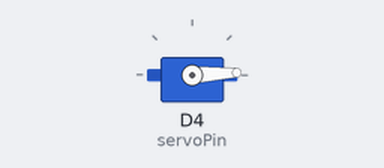
Recording of a sketch running on a simulated ESP8266 (NodeMCU). Shown: servo.

Above: at 0.05 s.
At 1.55 s:
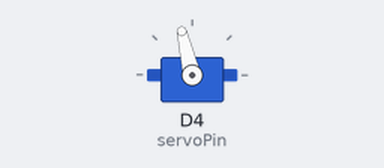
At 3.05 s:
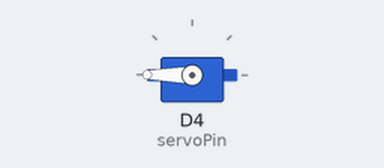
At 6.1 s:
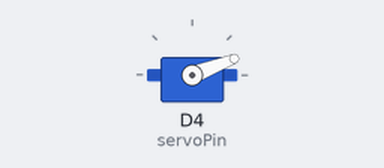
Timing chart, 0 to 9.7 s (numbered marks = the images above):
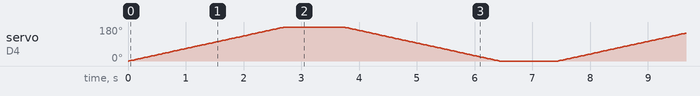

The sketch:

motor.ino
```cpp
#include <ESP8266WiFi.h>
#include <Servo.h>

Servo myservo;  // 創建伺服對象來控制伺服馬達

int servoPin = D4;  // 伺服控制腳位

void setup() {
  myservo.attach(servoPin);  // 將伺服物件附加到伺服控制腳位
  myservo.write(0);          // 初始化伺服位置為0度
}

void loop() {
  // 從 0 度轉到 180 度
  for (int pos = 0; pos <= 180; pos++) {
    myservo.write(pos);   // 設定伺服馬達位置
    delay(15);            // 等待伺服移動完成
  }

  delay(1000);  // 等待 1 秒

  // 從 180 度轉到 0 度
  for (int pos = 180; pos >= 0; pos--) {
    myservo.write(pos);   // 設定伺服馬達位置
    delay(15);            // 等待伺服移動完成
  }

  delay(1000);  // 等待 1 秒
}
```
